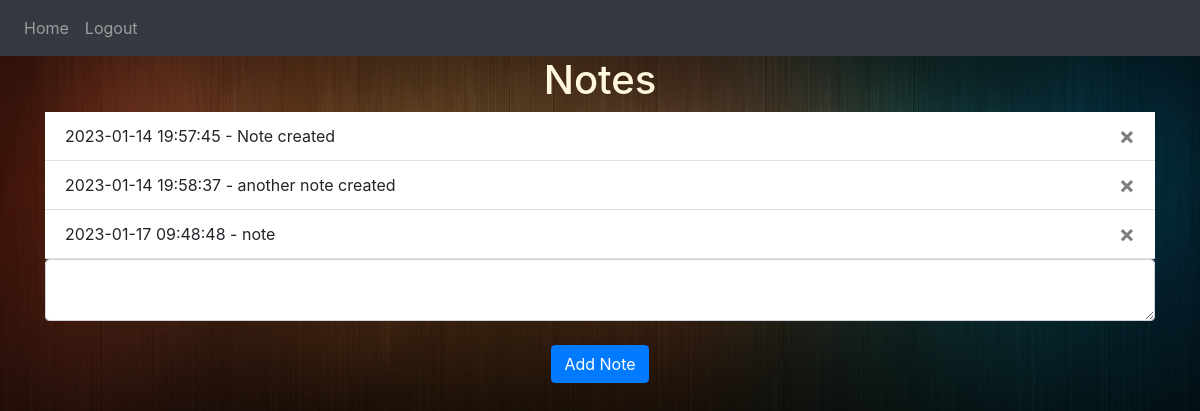
/ (signed in), run on an earlier commit of the app's database.
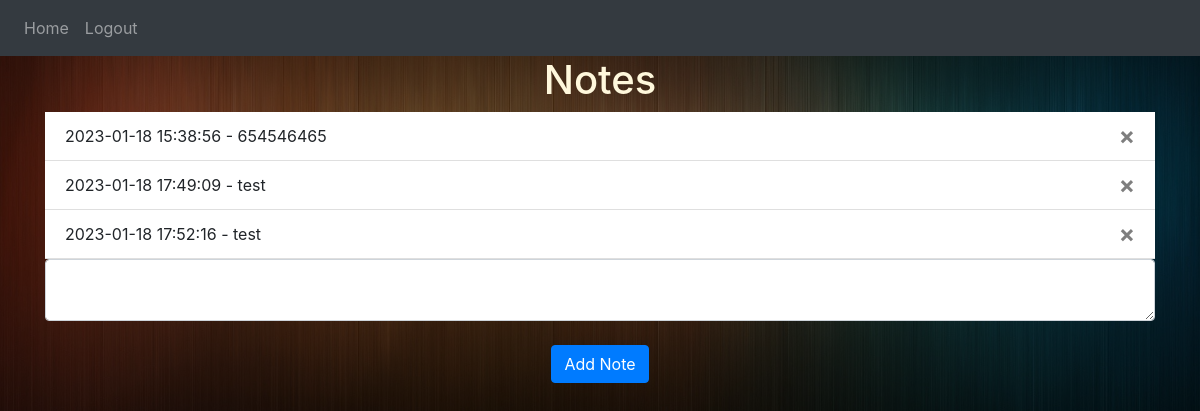
And on a later commit of the database.
### website/models.py (models this page shows)
class Note(db.Model):
    id = db.Column(db.Integer, primary_key=True)
    data = db.Column(db.String(10000))
    date = db.Column(db.DateTime(timezone=True), default=func.now())
    user_id = db.Column(db.Integer, db.ForeignKey("user.id"))

### website/views.py (the view, shortened to what this page needs)
@views.route('/', methods=['GET', 'POST'])
@login_required
def home():
    return render_template('home.html', user=current_user)

### website/__init__.py (called while the page is built)
def create_app():
    app = Flask(__name__)
    app.config['SECRET_KEY'] = 'This-is-a-secret-key-test'
    app.config['SQLALCHEMY_DATABASE_URI'] = f'sqlite:///{DB_NAME}'
    db.init_app(app)
    from .views import views
    from .auth import auth
    app.register_blueprint(views, url_prefix='/')
    app.register_blueprint(auth, url_prefix='/')
    from .models import User, Note
    create_database(app)
    login_manager = LoginManager()
    login_manager.login_view = 'auth.login'
    login_manager.init_app(app)
    @login_manager.user_loader
    def load_user(id):
        return User.query.get(int(id))
    return app

### website/templates/home.html (shortened to what this page needs)
{% extends "base.html" %}
{% block content %}
<h1 style="color: #fff8dc;" align="center">Notes</h1>
<ul class="list-group list-group-flush"
    id="notes">
    {% for note in user.notes %}
    <li class="list-group-item">{{ note.date }} - {{ note.data }}
        <button type="button"
                class="close"
                onClick="deleteNote({{ note.id }})">
            <span aria-hidden="true">&times;</span>
        </button>
    </li>
    {% endfor %}
</ul>
<form method="POST">
    <textarea name="note"
                id="note"
                class="form-control"></textarea>
    <br/>
    <div align="center">
        <button type="submit"
                class="btn btn-primary">Add Note</button>
    </div>
</form>
{% endblock %}

### website/templates/base.html (shortened to what this page needs)
<!DOCTYPE html>
<html lang="en">
    <head>
    <link rel="stylesheet"
        type="text/css"
        href="{{ url_for('static', filename='/stylesheets/styles.css') }}"
    />
    <link
      rel="stylesheet"
      href="https://stackpath.bootstrapcdn.com/bootstrap/4.4.1/css/bootstrap.min.css"
    />
    <link
      rel="stylesheet"
      href="https://stackpath.bootstrapcdn.com/font-awesome/4.7.0/css/font-awesome.min.css"
    />
    </head>
    <body>
        <nav class="navbar navbar-expand-lg navbar-dark bg-dark">
            <div class="collapse navbar-collapse"
                 id="navbar">
                <div class="navbar-nav">
                    {% if user.is_authenticated %}
                    <a class="nav-item nav-link" id="home" href="/">Home</a>
                    <a class="nav-item nav-link" id="logout" href="/logout">Logout</a>
                    {% else %}
                    <a class="nav-item nav-link" id="login" href="/login">Login</a>
                    <a class="nav-item nav-link" id="register" href="/register">Register</a>
                    {% endif %}
                </div>
            </div>
        </nav>
        <div class="container">
            {% block content %}
            {% endblock %}
        </div>
    </body>
</html>

### website/static/stylesheets/styles.css (style rules this page uses)
body { background-image: linear-gradient(rgba(0, 0, 0, 0.5), rgba(0, 0, 0, 0.5)), url('../stylesheets/images/background3.jpg'); width: 100%; height: 100%; background-size:cover; background-position:center; }

What changed in the data, as far as the page shows it:
removed Note: date "2023-01-14 19:57:45", data "Note created"
removed Note: date "2023-01-14 19:58:37", data "another note created"
removed Note: date "2023-01-17 09:48:48", data "note"
added Note: date "2023-01-18 15:38:56", data "654546465"
added Note: date "2023-01-18 17:49:09", data "test"
added Note: date "2023-01-18 17:52:16", data "test"
